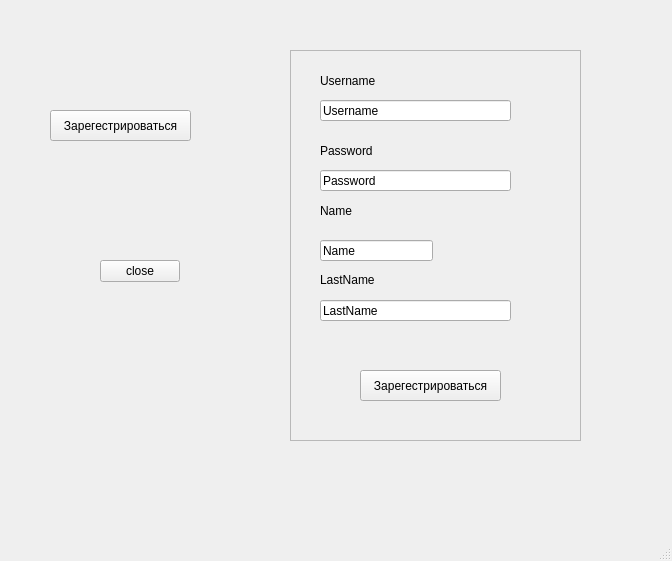
<?xml version="1.0" encoding="UTF-8"?>
<ui version="4.0">
 <class>MainWindow</class>
 <widget class="QMainWindow" name="MainWindow">
  <property name="geometry">
   <rect>
    <x>0</x>
    <y>0</y>
    <width>672</width>
    <height>561</height>
   </rect>
  </property>
  <property name="windowTitle">
   <string>MainWindow</string>
  </property>
  <widget class="QWidget" name="centralwidget">
   <widget class="QPushButton" name="close">
    <property name="geometry">
     <rect>
      <x>100</x>
      <y>260</y>
      <width>80</width>
      <height>22</height>
     </rect>
    </property>
    <property name="text">
     <string>close</string>
    </property>
   </widget>
   <widget class="QFrame" name="frame">
    <property name="geometry">
     <rect>
      <x>290</x>
      <y>50</y>
      <width>291</width>
      <height>391</height>
     </rect>
    </property>
    <property name="frameShape">
     <enum>QFrame::StyledPanel</enum>
    </property>
    <property name="frameShadow">
     <enum>QFrame::Raised</enum>
    </property>
    <widget class="QLabel" name="Username">
     <property name="geometry">
      <rect>
       <x>30</x>
       <y>20</y>
       <width>91</width>
       <height>21</height>
      </rect>
     </property>
     <property name="text">
      <string>Username</string>
     </property>
    </widget>
    <widget class="QLineEdit" name="UsernameInput">
     <property name="geometry">
      <rect>
       <x>30</x>
       <y>50</y>
       <width>191</width>
       <height>21</height>
      </rect>
     </property>
     <property name="text">
      <string>Username</string>
     </property>
    </widget>
    <widget class="QLabel" name="Password">
     <property name="geometry">
      <rect>
       <x>30</x>
       <y>90</y>
       <width>91</width>
       <height>21</height>
      </rect>
     </property>
     <property name="text">
      <string>Password</string>
     </property>
    </widget>
    <widget class="QLineEdit" name="PasswordInput">
     <property name="geometry">
      <rect>
       <x>30</x>
       <y>120</y>
       <width>191</width>
       <height>21</height>
      </rect>
     </property>
     <property name="text">
      <string>Password</string>
     </property>
    </widget>
    <widget class="QLabel" name="Name">
     <property name="geometry">
      <rect>
       <x>30</x>
       <y>150</y>
       <width>181</width>
       <height>21</height>
      </rect>
     </property>
     <property name="text">
      <string>Name</string>
     </property>
    </widget>
    <widget class="QLineEdit" name="NameInput">
     <property name="geometry">
      <rect>
       <x>30</x>
       <y>190</y>
       <width>113</width>
       <height>21</height>
      </rect>
     </property>
     <property name="text">
      <string>Name</string>
     </property>
    </widget>
    <widget class="QLabel" name="LastName">
     <property name="geometry">
      <rect>
       <x>30</x>
       <y>220</y>
       <width>191</width>
       <height>20</height>
      </rect>
     </property>
     <property name="text">
      <string>LastName</string>
     </property>
    </widget>
    <widget class="QLineEdit" name="LastNameInput">
     <property name="geometry">
      <rect>
       <x>30</x>
       <y>250</y>
       <width>191</width>
       <height>21</height>
      </rect>
     </property>
     <property name="text">
      <string>LastName</string>
     </property>
    </widget>
    <widget class="QPushButton" name="Sing_In2">
     <property name="geometry">
      <rect>
       <x>70</x>
       <y>320</y>
       <width>141</width>
       <height>31</height>
      </rect>
     </property>
     <property name="text">
      <string>Зарегестрироваться</string>
     </property>
    </widget>
   </widget>
   <widget class="QPushButton" name="Sing_In">
    <property name="geometry">
     <rect>
      <x>50</x>
      <y>110</y>
      <width>141</width>
      <height>31</height>
     </rect>
    </property>
    <property name="text">
     <string>Зарегестрироваться</string>
    </property>
   </widget>
  </widget>
  <widget class="QMenuBar" name="menubar">
   <property name="geometry">
    <rect>
     <x>0</x>
     <y>0</y>
     <width>672</width>
     <height>21</height>
    </rect>
   </property>
  </widget>
  <widget class="QStatusBar" name="statusbar"/>
 </widget>
 <resources/>
 <connections>
  <connection>
   <sender>close</sender>
   <signal>clicked()</signal>
   <receiver>MainWindow</receiver>
   <slot>close()</slot>
   <hints>
    <hint type="sourcelabel">
     <x>161</x>
     <y>290</y>
    </hint>
    <hint type="destinationlabel">
     <x>307</x>
     <y>380</y>
    </hint>
   </hints>
  </connection>
 </connections>
</ui>
